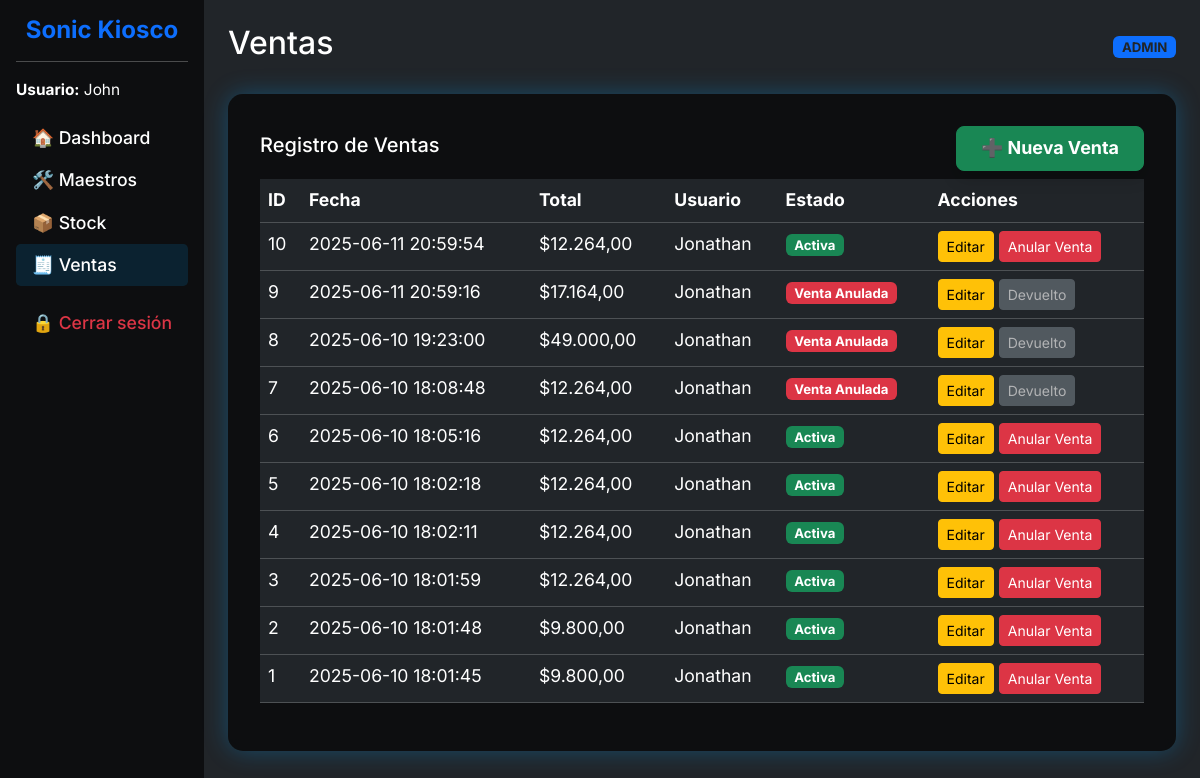
/views/ventas.php (signed in), run on the app's committed database.
### tables this page shows
CREATE TABLE `ventas` (
  `id` int(11) NOT NULL,
  `usuario_id` int(11) NOT NULL,
  `total` decimal(10,2) NOT NULL,
  `fecha` timestamp NOT NULL DEFAULT current_timestamp(),
  `anulada` tinyint(1) DEFAULT 0
);

CREATE TABLE `usuarios` (
  `id` int(11) NOT NULL,
  `nombre` varchar(50) NOT NULL,
  `apellido` varchar(50) NOT NULL,
  `contacto` varchar(15) NOT NULL,
  `usuario` varchar(50) NOT NULL,
  `contrasena` varchar(255) NOT NULL,
  `creado_en` timestamp NOT NULL DEFAULT current_timestamp(),
  `rol` enum('admin','usuario') NOT NULL DEFAULT 'usuario'
);

### views/ventas.php (the view, shortened to what this page needs)
<?php
$usuario = $_SESSION['usuario'];
$rol = $_SESSION['rol'];
require_once '../config/db.php';
$query_ventas = "SELECT v.id, v.fecha, v.total, v.anulada, u.nombre as usuario
                 FROM ventas v
                 JOIN usuarios u ON v.usuario_id = u.id
                 ORDER BY v.fecha DESC";
$stmt_ventas = $pdo->query($query_ventas);
$ventas = $stmt_ventas->fetchAll(PDO::FETCH_ASSOC);
?>
<!DOCTYPE html>
<html lang="es">
<head>
  <link href="https://cdn.jsdelivr.net/npm/bootstrap@5.3.3/dist/css/bootstrap.min.css" rel="stylesheet" />
  <link rel="stylesheet" href="../css/styles.css" />
  <link rel="stylesheet" href="../css/sidebar.css" />
</head>
<body class="bg-dark text-white">
<div id="particles-js"></div>
<div class="d-flex">
  <nav class="sidebar">
    <h4 class="text-center fw-bold text-primary">Sonic Kiosco</h4>
    <hr class="bg-light" />
    <p class="small"><strong>Usuario:</strong> <?= htmlspecialchars($usuario) ?></p>
    <ul class="nav flex-column">
      <li class="nav-item"><a class="nav-link text-white" href="dashboard.php">🏠 Dashboard</a></li>
      <li class="nav-item"><a class="nav-link text-white" href="maestros.php">🛠️ Maestros</a></li>
      <li class="nav-item"><a class="nav-link text-white" href="productos.php">📦 Stock</a></li>
      <li class="nav-item"><a class="nav-link text-white active" href="#">🧾 Ventas</a></li>
      <li class="nav-item mt-3"><a class="nav-link text-danger" href="../controllers/logout.php">🔒 Cerrar sesión</a></li>
    </ul>
  </nav>
  <main class="main-content p-4 flex-fill position-relative">
    <div class="d-flex justify-content-between align-items-center mb-4">
      <h2>Ventas</h2>
      <span class="badge bg-primary text-dark"><?= strtoupper($rol) ?></span>
    </div>
    <div class="glass-card">
      <div class="d-flex justify-content-between align-items-center mb-2">
          <h5>Registro de Ventas</h5>
          <button class="btn btn-success btn-lg px-4 py-2 fw-bold shadow" style="font-size: 1.12rem;" onclick="abrirModalVenta()">
              ➕ Nueva Venta
          </button>
      </div>
      <div class="table-responsive">
          <table class="table table-dark table-hover">
              <thead>
                  <tr>
                      <th>ID</th>
                      <th>Fecha</th>
                      <th>Total</th>
                      <th>Usuario</th>
                      <th>Estado</th>
                      <th>Acciones</th>
                  </tr>
              </thead>
              <tbody>
                  <?php if (count($ventas) > 0): ?>
                      <?php foreach ($ventas as $venta): ?>
                          <tr>
                              <td><?= htmlspecialchars($venta['id']) ?></td>
                              <td><?= htmlspecialchars($venta['fecha']) ?></td>
                              <td>$<?= number_format($venta['total'], 2, ',', '.') ?></td>
                              <td><?= htmlspecialchars($venta['usuario']) ?></td>
                              <td>
                                <?php if ($venta['anulada']): ?>
                                  <span class="badge bg-danger">Venta Anulada</span>
                                <?php else: ?>
                                  <span class="badge bg-success">Activa</span>
                                <?php endif; ?>
                              </td>
                              <td>
                                  <button class="btn btn-sm btn-warning" onclick="editarVenta(<?= $venta['id'] ?>)">Editar</button>
                                  <?php if (!$venta['anulada']): ?>
                                    <button class="btn btn-sm btn-danger" onclick="devolverStock(<?= $venta['id'] ?>)">Anular Venta</button>
                                  <?php else: ?>
                                    <button class="btn btn-sm btn-secondary" disabled>Devuelto</button>
                                  <?php endif; ?>
                              </td>
                          </tr>
                      <?php endforeach; ?>
                  <?php else: ?>
                      <tr>
                          <td colspan="5" class="text-center">No hay ventas registradas</td>
                      </tr>
                  <?php endif; ?>
              </tbody>
          </table>
      </div>
  </div>
  </main>
</div>
</body>
</html>

### css/styles.css (style rules this page uses)
:root { --sonic-blue: #00a2ff; --sonic-dark: #121212; --sonic-gray: #1e1e2f; }
body { font-family: 'Inter', sans-serif; background-color: var(--sonic-dark); overflow: hidden; font-size: 1.1rem; position: relative; }
#particles-js { position: fixed; top: 0; left: 0; width: 100%; height: 100%; z-index: -1; pointer-events: none; }
.glass-card { background-color: rgba(0, 0, 0, 0.6); border-radius: 15px; box-shadow: 0 0 25px rgba(0, 162, 255, 0.3); padding: 2rem; backdrop-filter: blur(6px); -webkit-backdrop-filter: blur(6px); z-index: 1; }

### css/sidebar.css (style rules this page uses)
.sidebar { background-color: rgba(0, 0, 0, 0.6); height: 100vh; padding: 1rem; color: white; }
.sidebar .nav-link { color: white; font-weight: 500; padding: 0.5rem 1rem; }
.sidebar .nav-link.active { background-color: #00a2ff22; border-radius: 0.3rem; }

### data on the page
ventas: id "10", fecha "2025-06-11 20:59:54", total "12.264,00", usuario.nombre "Jonathan", anulada "Activa"
ventas: id "9", fecha "2025-06-11 20:59:16", total "17.164,00", usuario.nombre "Jonathan", anulada "Venta Anulada"
ventas: id "8", fecha "2025-06-10 19:23:00", total "49.000,00", usuario.nombre "Jonathan", anulada "Venta Anulada"
ventas: id "7", fecha "2025-06-10 18:08:48", total "12.264,00", usuario.nombre "Jonathan", anulada "Venta Anulada"
ventas: id "6", fecha "2025-06-10 18:05:16", total "12.264,00", usuario.nombre "Jonathan", anulada "Activa"
ventas: id "5", fecha "2025-06-10 18:02:18", total "12.264,00", usuario.nombre "Jonathan", anulada "Activa"
ventas: id "4", fecha "2025-06-10 18:02:11", total "12.264,00", usuario.nombre "Jonathan", anulada "Activa"
ventas: id "3", fecha "2025-06-10 18:01:59", total "12.264,00", usuario.nombre "Jonathan", anulada "Activa"
ventas: id "2", fecha "2025-06-10 18:01:48", total "9.800,00", usuario.nombre "Jonathan", anulada "Activa"
ventas: id "1", fecha "2025-06-10 18:01:45", total "9.800,00", usuario.nombre "Jonathan", anulada "Activa"

### other printed values
$usuario "John"
$rol "ADMIN"
